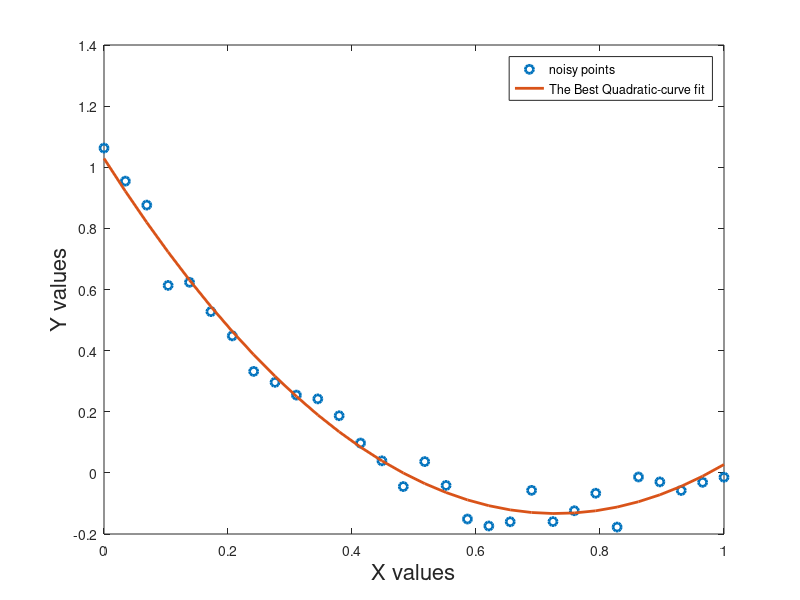

Reproduce this figure in MATLAB.
randn('seed',314);
x=linspace(0,1,30);
y=2*x.^2-3*x+1+0.05*randn(size(x));

p = polyfit(x,y,2);

y1 = polyval(p,x);

plot(x,y,'o','LineWidth',2);
hold on;
plot(x,y1,'LineWidth',2,'MarkerEdgeColor','k','MarkerFaceColor','g','MarkerSize',10);
legend({'noisy points','The Best Quadratic-curve fit'});
xlabel('X values','FontSize',16);
ylabel('Y values','FontSize',16);
hold off
